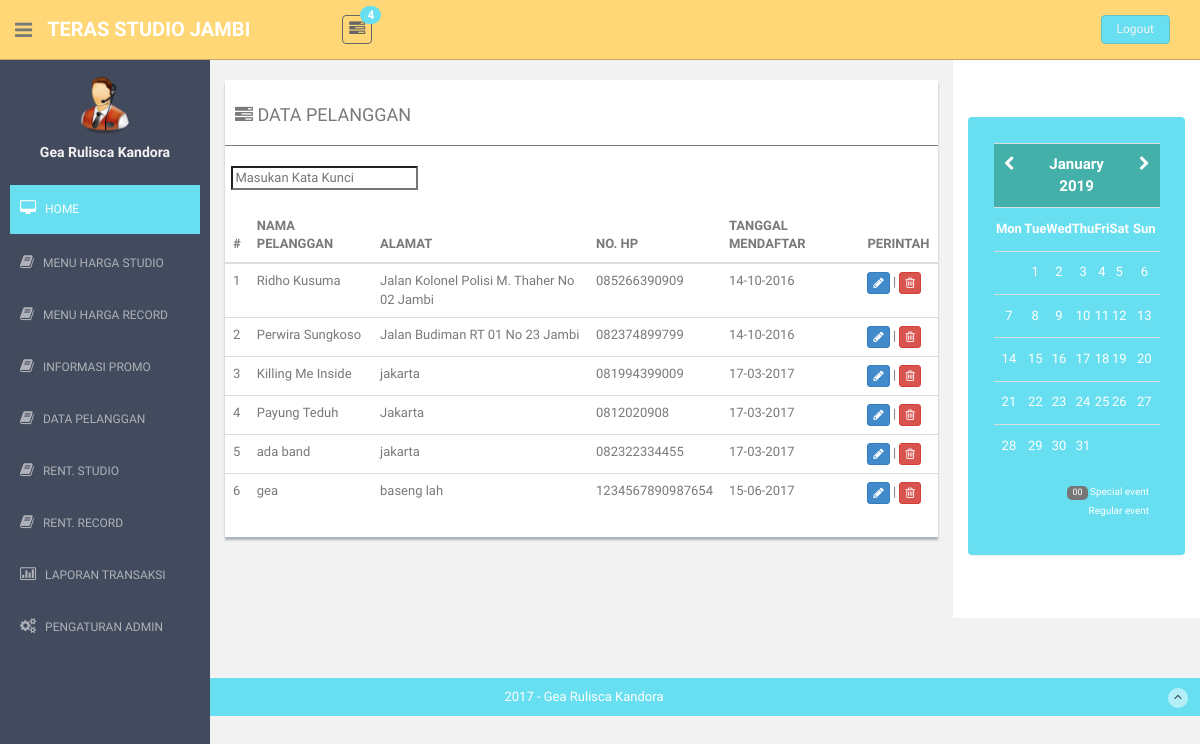
The app's page /tampil_data_pelanggan.php (signed in) with its own data.
### tables this page shows
CREATE TABLE `pelanggan` (
  `id_pelanggan` int(2) NOT NULL,
  `nama_pelanggan` varchar(35) NOT NULL,
  `alamat_pelanggan` text NOT NULL,
  `no_hp_pelanggan` varchar(18) NOT NULL,
  `tanggal_daftar_pelanggan` varchar(10) NOT NULL
);

### tampil_data_pelanggan.php (the view, shortened to what this page needs)
<!DOCTYPE html>
<html lang="en">
  <head>
    <link href="assets/css/bootstrap.css" rel="stylesheet">
    <link href="assets/font-awesome/css/font-awesome.css" rel="stylesheet" />
    <link rel="stylesheet" type="text/css" href="assets/css/zabuto_calendar.css">
    <link rel="stylesheet" type="text/css" href="assets/js/gritter/css/jquery.gritter.css" />
    <link rel="stylesheet" type="text/css" href="assets/lineicons/style.css">
    <link href="assets/css/style.css" rel="stylesheet">
    <link href="assets/css/style-responsive.css" rel="stylesheet">
    <link href="search/style.css" rel="stylesheet">
  </head>
  <body>
  <section id="container" >
      <?php include("header.php"); ?>
      <?php include("sidebar_left.php"); ?>
      <section id="main-content">
          <section class="wrapper">
              <div class="row">
                  <div class="col-lg-9 main-chart">
                  	<div class="row mtbox">
                    <div class="col-md-12" style="position:relative; top:-80px;">
                      <div class="content-panel">
                      <h4><i class="fa fa-tasks"></i> DATA PELANGGAN</h4>
	                  	  	  <hr>
                              <table class="table order-table">
                              &nbsp;&nbsp;<input type="search" class="light-table-filter" data-table="order-table" placeholder="Masukan Kata Kunci" />
  <BR /><BR />
		                          <thead>
		                          <tr>
		                              <th>#</th>
		                              <th>NAMA PELANGGAN</th>
		                              <th>ALAMAT</th>
		                              <th>NO. HP</th>
                                      <th>TANGGAL MENDAFTAR</th>
                                      <th>PERINTAH</th>
		                          </tr>
		                          </thead>
		                          <tbody>
                                  <?php
                                    $data=mysql_query("select * from pelanggan");
									$jumlah_data=mysql_num_rows($data);
									$no=1;
                                    while($ulang_data=mysql_fetch_assoc($data) and $no<=$jumlah_data){
                              		?>
		                          <tr>
		                              <td><?php echo $no; $no++; ?></td>
		                              <td><?php echo $ulang_data['nama_pelanggan']; ?></td>
		                              <td><?php echo $ulang_data['alamat_pelanggan']; ?></td>
		                              <td><?php echo $ulang_data['no_hp_pelanggan']; ?></td>
                                      <td><?php echo $ulang_data['tanggal_daftar_pelanggan']; ?></td>
                                      <td>
                                      	<a href="edit_data_pelanggan.php?id_pelanggan=<?php echo $ulang_data['id_pelanggan']; ?>" title="EDIT"><button class="btn btn-primary btn-xs"><i class="fa fa-pencil"></i></button></a> |
                                		<a href="hapus_data_pelanggan.php?id_pelanggan=<?php echo $ulang_data['id_pelanggan']; ?>" title="HAPUS"><button class="btn btn-danger btn-xs"><i class="fa fa-trash-o "></i></button></a>
                                      </td>
		                          </tr>
                                  <?php } ?>
		                          </tbody>
		                      </table>
                      </div>
                  </div>
                  	</div>
                  </div>
                  <?php include("sidebar_right.php"); ?>
              </div><! --/row -->
          </section>
      </section>
      <?php include("footer.php"); ?>
  </section>
  </body>
</html>

### assets/css/style.css (style rules this page uses)
body { color: #797979; background: #f2f2f2; font-family: 'Ruda', sans-serif; padding: 0px !important; margin: 0px !important; font-size:13px; }
a, a:hover, a:focus { text-decoration: none; outline: none; }
#container { width: 100%; height: 100%; }
hr { margin-top: 20px; margin-bottom: 20px; border: 0; border-top: 1px solid #797979; }
#main-content { margin-left: 210px; }
.wrapper { display: inline-block; margin-top: 60px; padding-left: 15px; padding-right: 15px; padding-bottom: 15px; padding-top: 0px; width: 100%; }
.mtbox { margin-top: 80px; margin-bottom: 40px; }
.main-chart { padding-top: 20px; }
.content-panel { background: #ffffff; box-shadow: 0px 3px 2px #aab2bd; padding-top: 15px; padding-bottom: 5px; }
.content-panel h4 { margin-left: 10px; }

### records on screen
pelanggan: nama_pelanggan "Ridho Kusuma", alamat_pelanggan "Jalan Kolonel Polisi M. Thaher No 02 Jambi", no_hp_pelanggan "085266390909", tanggal_daftar_pelanggan "14-10-2016"
pelanggan: nama_pelanggan "Perwira Sungkoso", alamat_pelanggan "Jalan Budiman RT 01 No 23 Jambi", no_hp_pelanggan "082374899799", tanggal_daftar_pelanggan "14-10-2016"
pelanggan: nama_pelanggan "Killing Me Inside", alamat_pelanggan "jakarta", no_hp_pelanggan "081994399009", tanggal_daftar_pelanggan "17-03-2017"
pelanggan: nama_pelanggan "Payung Teduh", alamat_pelanggan "Jakarta", no_hp_pelanggan "0812020908", tanggal_daftar_pelanggan "17-03-2017"
pelanggan: nama_pelanggan "ada band", alamat_pelanggan "jakarta", no_hp_pelanggan "082322334455", tanggal_daftar_pelanggan "17-03-2017"
pelanggan: nama_pelanggan "gea", alamat_pelanggan "baseng lah", no_hp_pelanggan "1234567890987654", tanggal_daftar_pelanggan "15-06-2017"

### other values on screen
$hitung_pemberitahuan "4"
$_SESSION['nama_admin'] "Gea Rulisca Kandora"
